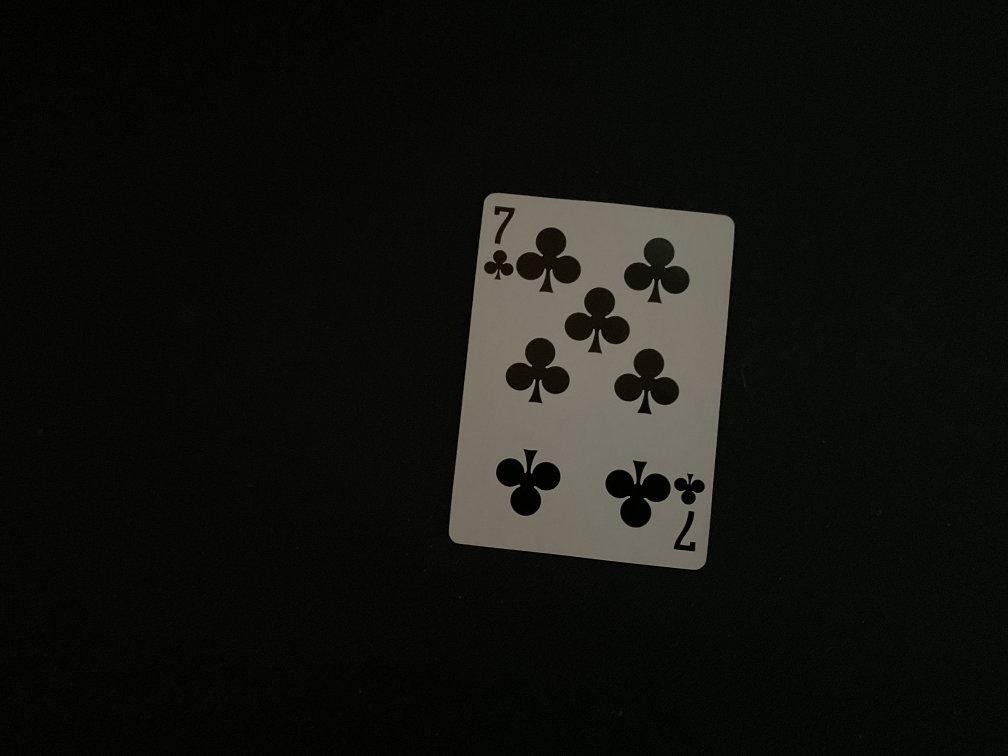
#> input picture project_4/1.JPG, 4032 x 3024 px (shown at 1/4 size)
$ python -i playing_card_classifier.py   (imports and definitions only)   (older library calls are emulated)
#> lines starting #> are read from the running program, lines starting #| are printed output that depends on the picture
#> further down, picture is the input picture: shape (3024, 4032, 3); mean B, G, R 15, 19.2, 18.7
import cv2
import numpy as np
import matplotlib.pyplot as plt
from pathlib2 import Path
import os

# [35 lines left out: function read_image, not called in this run]

def gaussian_blur(img):
    gaussian_kernel = np.array([[0, 0, 1, 2, 1, 0, 0],
                                [0, 3, 13, 22, 13, 3, 0],
                                [1, 13, 59, 97, 59, 13, 1],
                                [2, 22, 97, 159, 97, 22, 2],
                                [1, 13, 59, 97, 59, 13, 1],
                                [0, 3, 13, 22, 13, 3, 0],
                                [0, 0, 1, 2, 1, 0, 0]], dtype=np.float32) / 1003

    img_blurred = cv2.filter2D(img, cv2.CV_32F, gaussian_kernel)
    return img_blurred

def sobel_kernel(img, threshold_value):
#> called with threshold_value = 0.4
    gx = np.array([[-1, 0, 1], [-2, 0, 2], [-1, 0, 1]])
    gy = np.array([[1, 2, 1], [0, 0, 0], [-1, -2, -1]])

    grad_x = cv2.filter2D(img, cv2.CV_32F, gx)
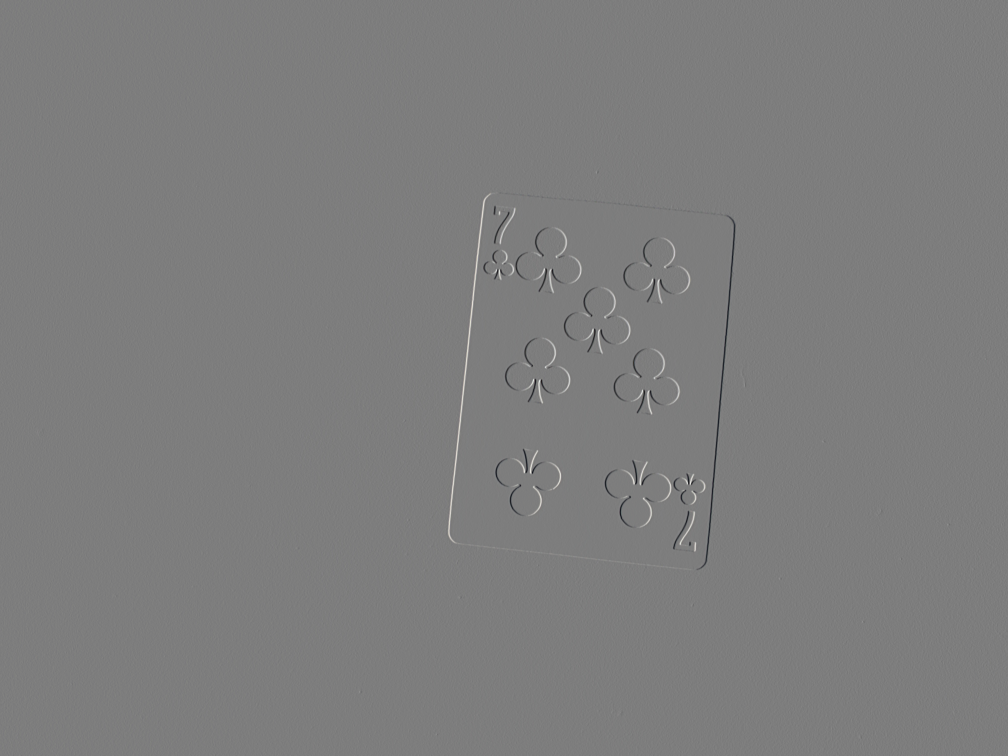
#> grad_x: shape (3024, 4032, 3) float32 (shown at 1/4 size); mean B, G, R 0, 0, 0; drawn with min black and max white
    grad_y = cv2.filter2D(img, cv2.CV_32F, gy)

    grad_magnitude = np.abs(grad_x) + np.abs(grad_y)
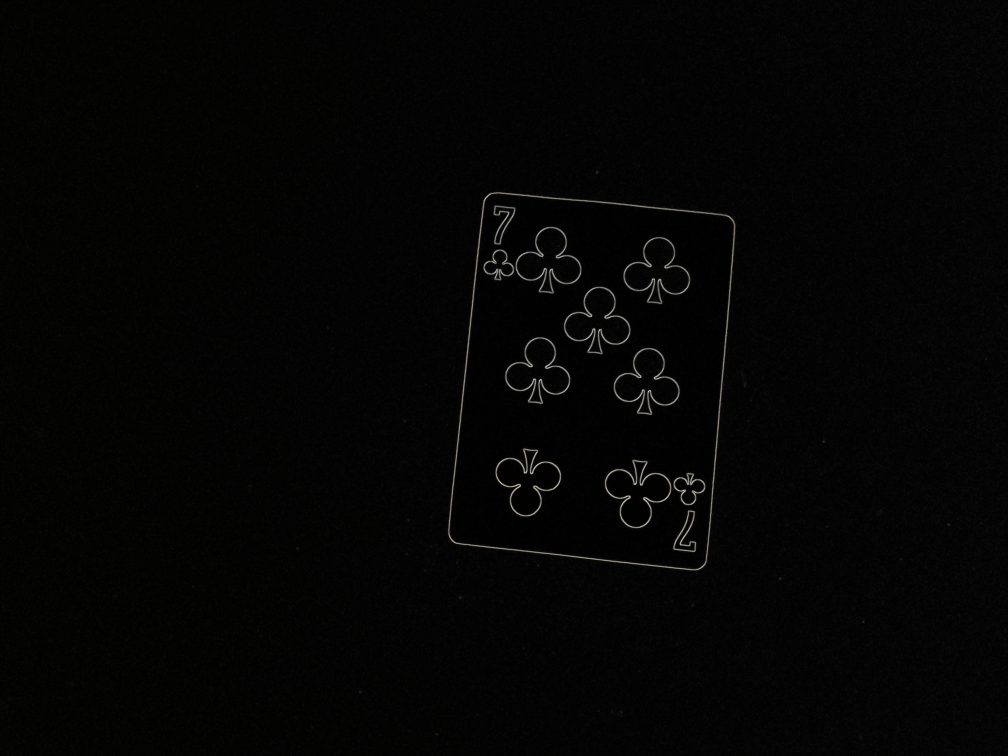
#> grad_magnitude: shape (3024, 4032, 3) float32 (shown at 1/4 size); mean B, G, R 6, 6.5, 6.5; drawn with min black and max white
    threshold = np.max(grad_magnitude) * threshold_value
#> threshold = 131.1
    edge_mask = grad_magnitude > threshold
    grad_direction = np.arctan2(grad_y, grad_x) * 180 / np.pi
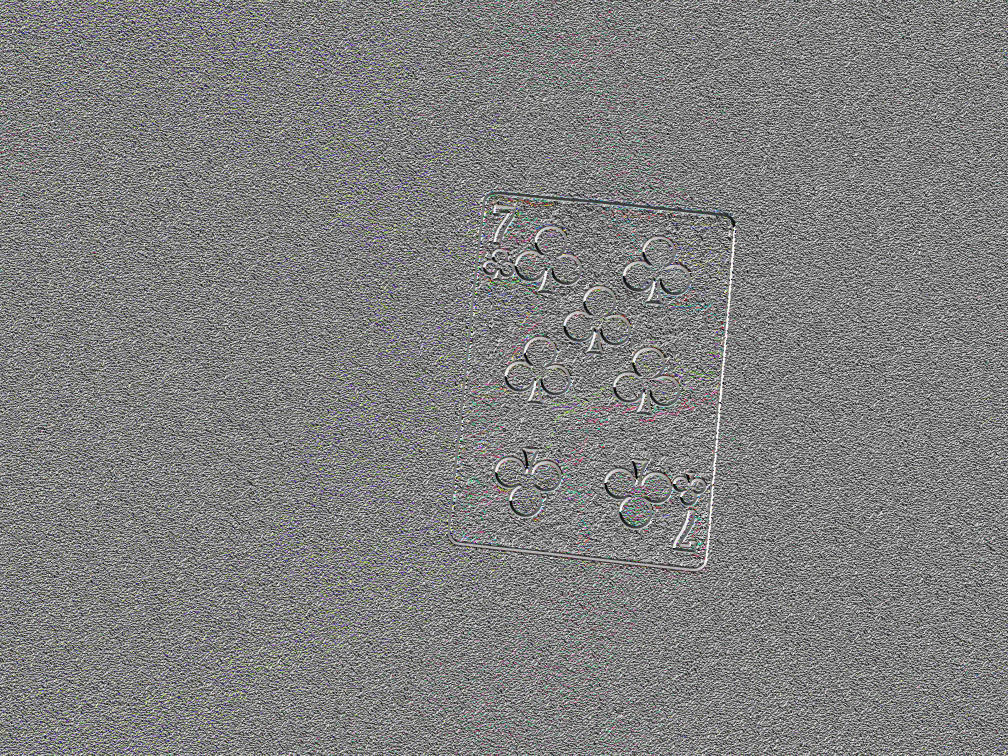
#> grad_direction: shape (3024, 4032, 3) float32 (shown at 1/4 size); mean B, G, R 1.1, 1.2, 1.2; drawn with min black and max white
    edge_directions = (grad_direction[edge_mask] - 90.0) % 180

    hist, bin_edges = np.histogram(edge_directions, bins=np.arange(1, 181, 1))
#> hist = 179 values, max 5404 at index 83, min 394 at index 124, mean 1016.1; bin_edges = 180 values from 1 to 180
    dominant_angle_index = np.argmax(hist)
#> dominant_angle_index = 83
    dominant_angle = bin_edges[dominant_angle_index]
#> dominant_angle = 84
    print(f"dominant_angle: {dominant_angle}")
#| dominant_angle: 84

    return edge_mask, dominant_angle

# [12 lines left out: function rotate_image, not called in this run]

def crop_image(img):
    crop_img_blurred = gaussian_blur(img)
    crop_img_blurred = gaussian_blur(crop_img_blurred)
    crop_img_blurred = gaussian_blur(crop_img_blurred)
    crop_edge_mask, crop_dominant_angle = sobel_kernel(crop_img_blurred, threshold_value=0.40)
#> crop_dominant_angle = 84

    edge_coords = np.column_stack(np.where(crop_edge_mask))

#> (the run stopped early here; a loop or call above may not have finished)
